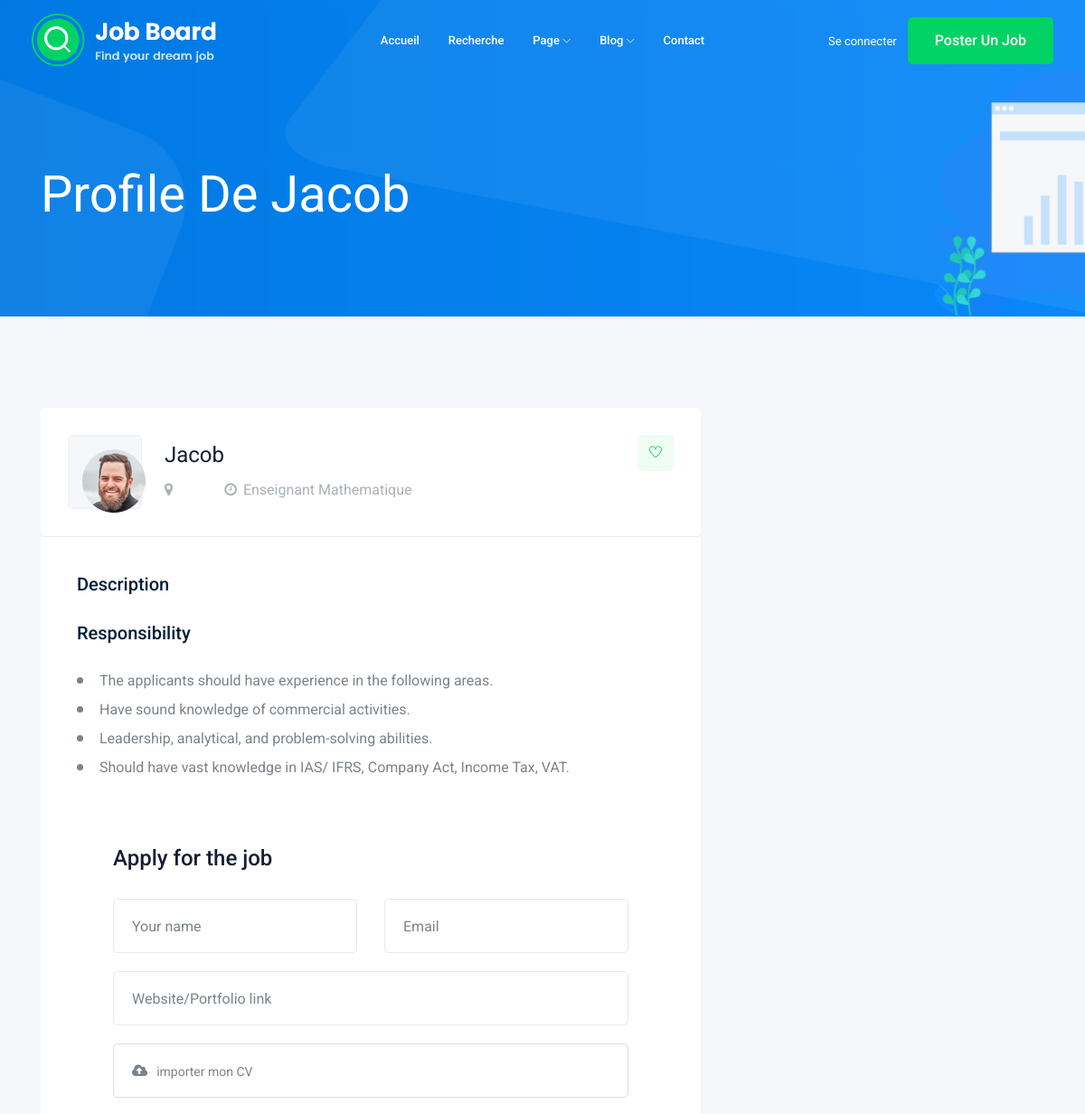
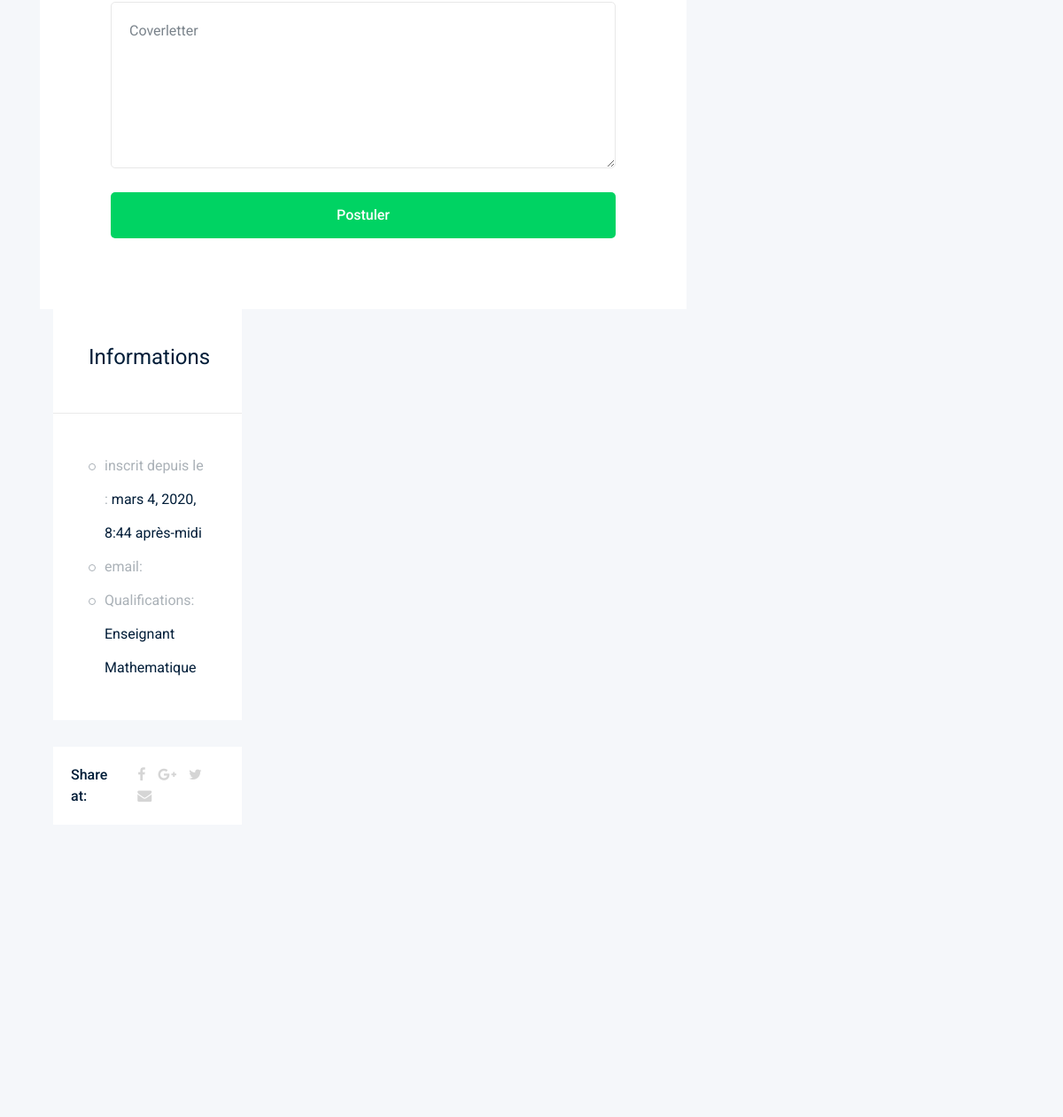
Page /candidat/details/1/ on the committed database (2 pictures, top to bottom).
### princ/models.py (models this page shows, shortened)
class Candidat(models.Model):
    user = models.OneToOneField(User, on_delete=models.CASCADE, blank=False)
    qualifications = models.CharField(max_length=100)
    img_profile = models.ImageField(upload_to="img/candiateds/", blank=True, default="img/candiateds/8.png")
    cv = models.FileField(upload_to="cv/",blank=True)
    description = models.TextField(default="vide")

### princ/views.py (the view)
# urls.py: path("candidat/details/<int:pk>/",views.CandidatDetailsView.as_view(),name="candidate-details"),
class CandidatDetailsView(DetailView):
    template_name = "registration/profile.html"
    context_object_name = "can"
    model = Candidat
    def get_context_data(self,*args, **kwargs):
        context = super().get_context_data(**kwargs)
        if self.request.user and self.request.user == self.get_object().user:
            context["own"] = True
        return context

### princ/helper.py (called while the page is built)
def mescontext(req):
    list_type = []
    cat_list = []
    exp_list = []
    for type in Job.jobtype:
        list_type.append(type[0])
    for cat in Job.Categories:
        cat_list.append(cat[0])
    for exp in Job.Experiences:
        exp_list.append(exp[0])
    return {
        "monmsg":"le message nous parle de jesus",
        "list_type" : list_type,
        "cat_list":cat_list,
        "exp_list": exp_list,
        "nb_job": Job.objects.count(),
    }

### templates/registration/profile.html (shortened to what this page needs)
{% extends 'home.html' %}
{% block home-main %}
<div class="bradcam_area bradcam_bg_1">
        <div class="container">
            <div class="row">
                <div class="col-xl-12">
                    <div class="bradcam_text">
                        <h3>Profile de {{can.user.username}}</h3>
                    </div>
                </div>
            </div>
        </div>
    </div>
<div class="job_details_area">
        <div class="container">
            <div class="row">
                <div class="col-lg-8">
                    <div class="job_details_header">
                        <div class="single_jobs white-bg d-flex justify-content-between">
                            <div class="jobs_left d-flex align-items-center">
                                <div class="thumb">
                                    <img src="{{MEDIA_URL}}{{can.img_profile}}" alt="">
                                </div>
                                <div class="jobs_conetent">
                                    <a href="#"><h4>{{can.user.username}}</h4></a>
                                    <div class="links_locat d-flex align-items-center">
                                        <div class="location">
                                            <p> <i class="fa fa-map-marker"></i> {{can.user.email}}</p>
                                        </div>
                                        <div class="location">
                                            <p> <i class="fa fa-clock-o"></i>{{can.qualifications}}</p>
                                        </div>
                                    </div>
                                </div>
                            </div>
                            <div class="jobs_right">
                                <div class="apply_now">
                                    <a class="heart_mark" href="#"> <i class="ti-heart"></i> </a>
                                </div>
                            </div>
                        </div>
                    </div>
                    <div class="descript_wrap white-bg">
                        <div class="single_wrap">
                            <h4>Description</h4>
                        </div>
                        <div class="single_wrap">
                            <h4>Responsibility</h4>
                            <ul>
                                <li>The applicants should have experience in the following areas.
                                </li>
                                <li>Have sound knowledge of commercial activities.</li>
                                <li>Leadership, analytical, and problem-solving abilities.</li>
                                <li>Should have vast knowledge in IAS/ IFRS, Company Act, Income Tax, VAT.</li>
                            </ul>
                        </div>
                    <div class="apply_job_form white-bg">
                        <h4>Apply for the job</h4>
                        <form action="#">
                            <div class="row">
                                <div class="col-md-6">
                                    <div class="input_field">
                                        <input type="text" placeholder="Your name">
                                    </div>
                                </div>
                                <div class="col-md-6">
                                    <div class="input_field">
                                        <input type="text" placeholder="Email">
                                    </div>
                                </div>
                                <div class="col-md-12">
                                    <div class="input_field">
                                        <input type="text" placeholder="Website/Portfolio link">
                                    </div>
                                </div>
                                <div class="col-md-12">
                                    <div class="input-group">
                                        <div class="input-group-prepend">
                                          <button type="button" id="inputGroupFileAddon03"><i class="fa fa-cloud-upload" aria-hidden="true"></i>
                                          </button>
                                        </div>
                                        <div class="custom-file">
                                          <label class="custom-file-label" for="inputGroupFile03">importer mon CV</label>
                                        </div>
                                      </div>
                                </div>
                                <div class="col-md-12">
                                    <div class="input_field">
                                        <textarea name="#" id="" cols="30" rows="10" placeholder="Coverletter"></textarea>
                                    </div>
                                </div>
                                <div class="col-md-12">
                                    <div class="submit_btn">
                                        <button class="boxed-btn3 w-100" type="submit">Postuler</button>
                                    </div>
                                </div>
                            </div>
                        </form>
                    </div>
                </div>
                <div class="col-lg-4">
                    <div class="job_sumary">
                        <div class="summery_header">
                            <h3>Informations</h3>
                        </div>
                        <div class="job_content">
                            <ul>
                                <li>inscrit depuis le : <span>{{can.user.date_joined}}</span></li>
                                <li>email: </li>
                                <li>Qualifications: <span>{{can.qualifications}}</span></li>
                            </ul>
                        </div>
                    </div>
                    <div class="share_wrap d-flex">
                        <span>Share at:</span>
                        <ul>
                            <li><a href="#"> <i class="fa fa-facebook"></i></a> </li>
                            <li><a href="#"> <i class="fa fa-google-plus"></i></a> </li>
                            <li><a href="#"> <i class="fa fa-twitter"></i></a> </li>
                            <li><a href="#"> <i class="fa fa-envelope"></i></a> </li>
                        </ul>
                    </div>
                    <div class="job_location_wrap">
                        <div class="job_lok_inner">
                            <div id="map" style="height: 200px;"></div>
                          </div>
                    </div>
                </div>
            </div>
        </div>
{% endblock home-main %}

### rows in the picture
Candidat: user.username "Jacob", img_profile (picture), qualifications "Enseignant Mathematique", user.date_joined "mars 4, 2020, 8:44 après-midi"
